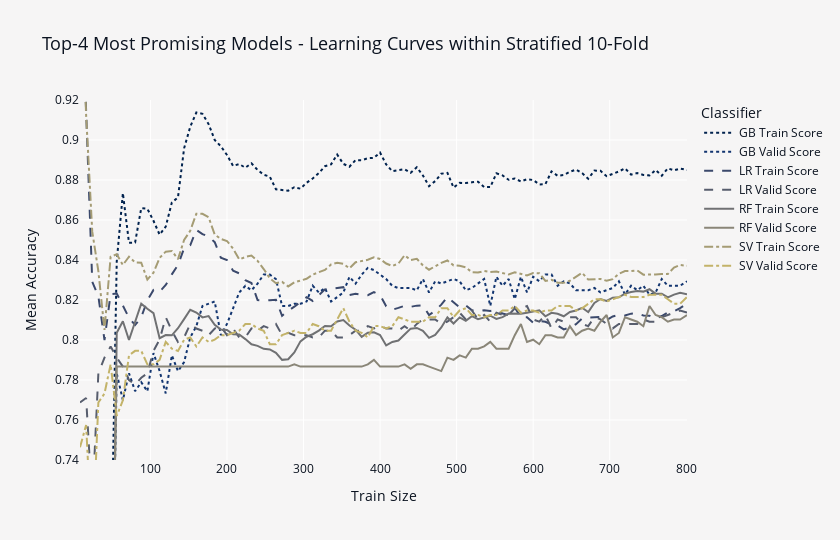

The notebook cell this image was saved under:
### Code cell
fig = px.line(
    data_frame=learning_curves,
    height=540,
    width=840,
    x="Train Size",
    y=learning_curves.columns.difference(["Train Size"]),
    range_y=(0.74, 0.92),
    labels={"variable": "Classifier", "value": "Mean Accuracy"},
    title="Top-4 Most Promising Models - Learning Curves within Stratified 10-Fold",
    color="variable",
    line_dash="variable",
    color_discrete_sequence=px.colors.sequential.Cividis,
    line_dash_sequence=[
        "dot",
        "dot",
        "dash",
        "dash",
        "solid",
        "solid",
        "dashdot",
        "dashdot",
    ],
)
fig.update_layout(
    font_color=FONT_COLOR,
    title_font_size=18,
    plot_bgcolor=BACKGROUND_COLOR,
    paper_bgcolor=BACKGROUND_COLOR,
)
fig.show()
